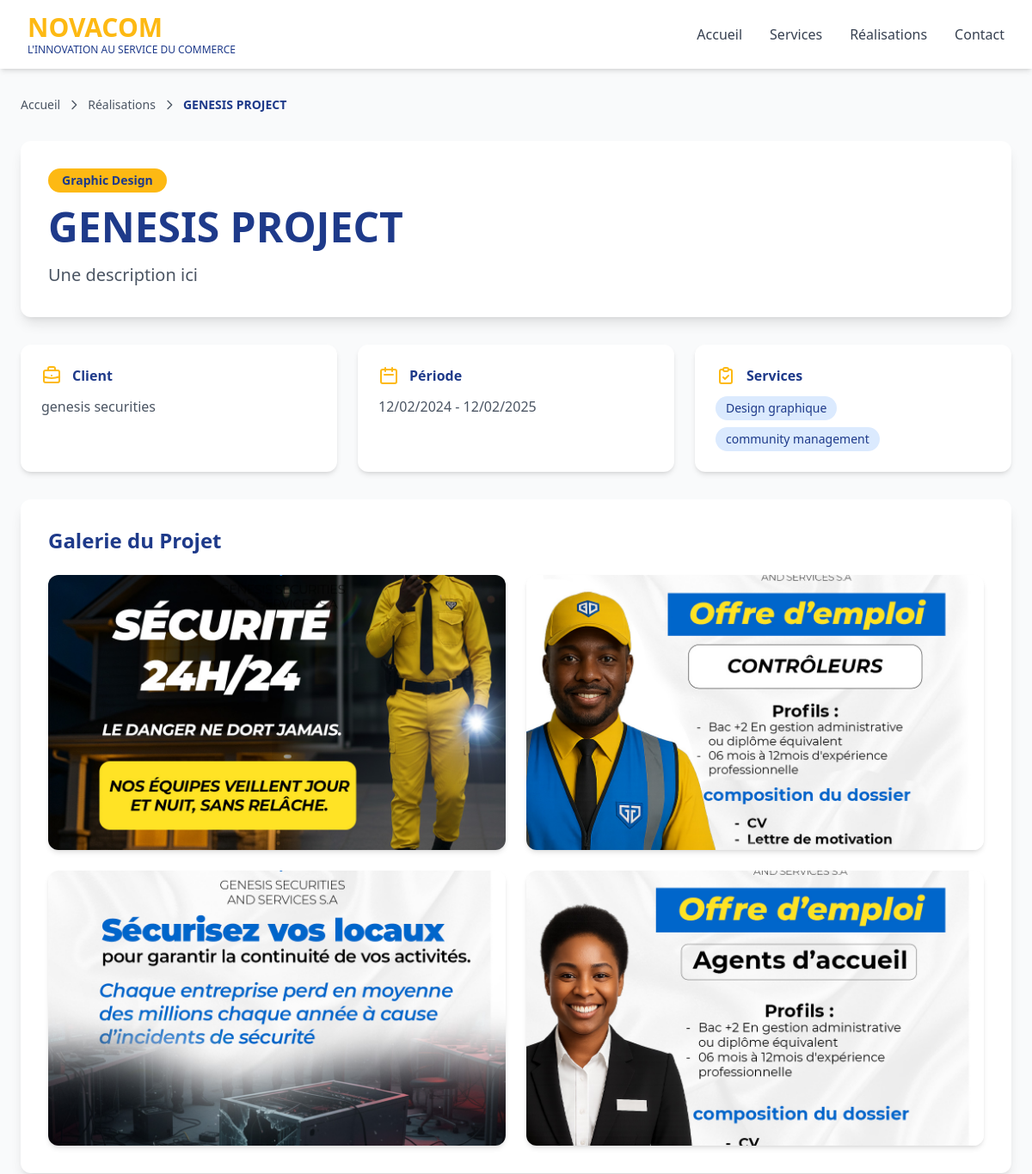
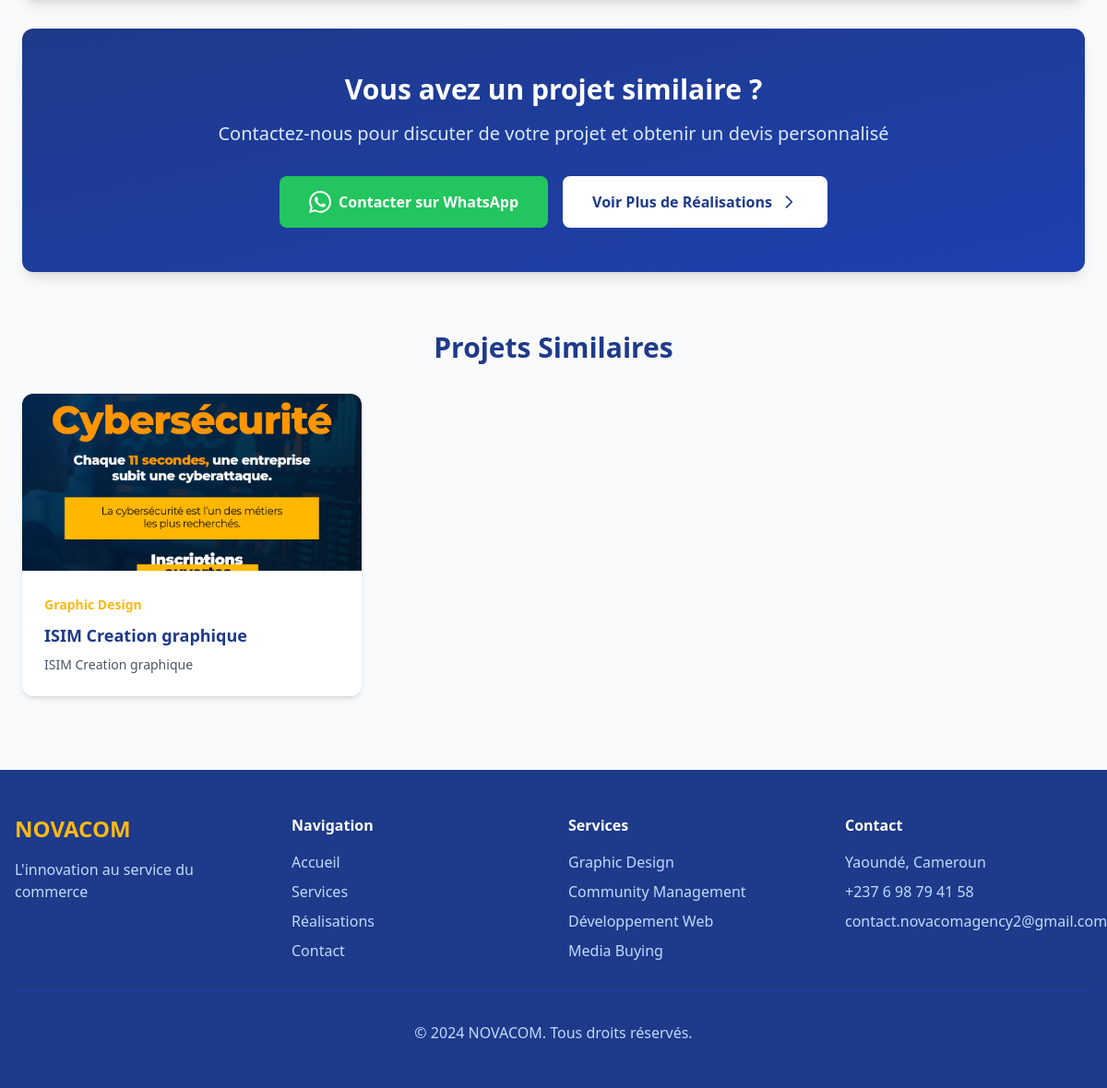
Page /realisation/3/ on the committed database (2 pictures, top to bottom).
### main/models.py (models this page shows, shortened)
class Realisation(models.Model):
    TYPE_CHOICES = [
        ('simple', 'Simple'),
        ('projet', 'Projet'),
    ]
    CATEGORY_CHOICES = [
        ('graphic_design', 'Graphic Design'),
        ('community', 'Community Management'),
        ('web_dev', 'Développement Web'),
        ('media_buying', 'Media Buying'),
        ('global', 'Projet Global'),
    ]
    type = models.CharField(max_length=10, choices=TYPE_CHOICES)
    categorie = models.CharField(max_length=20, choices=CATEGORY_CHOICES)
    titre = models.CharField(max_length=200)
    description = models.TextField()
    image = models.ImageField(upload_to='realisations/', blank=True, null=True)
    client = models.CharField(max_length=200, blank=True, null=True)
    date_debut = models.CharField(max_length=100, blank=True, null=True)
    date_fin = models.CharField(max_length=100, blank=True, null=True)
    services = models.TextField(blank=True, null=True)  # Stocké comme CSV
    afficher_accueil = models.BooleanField(default=False)
    ordre = models.IntegerField(default=0)
    date_creation = models.DateTimeField(auto_now_add=True)
    class Meta:
        ordering = ['ordre', '-date_creation']
        verbose_name = 'Réalisation'
        verbose_name_plural = 'Réalisations'
    def get_category_display_custom(self):
        categories = dict(self.CATEGORY_CHOICES)
        return categories.get(self.categorie, self.categorie)
    def get_first_image(self):
        if self.image:
            return self.image
        first_project_image = self.images.first()
        if first_project_image:
            return first_project_image.image
        return None

class ImageRealisation(models.Model):
    realisation = models.ForeignKey(
        Realisation,
        on_delete=models.CASCADE,
        related_name='images'
    )
    image = models.ImageField(upload_to='realisations/')
    legende = models.CharField(max_length=200, blank=True)
    ordre = models.IntegerField(default=0)
    date_ajout = models.DateTimeField(auto_now_add=True)
    class Meta:
        ordering = ['ordre', 'date_ajout']
        verbose_name = 'Image de Réalisation'
        verbose_name_plural = 'Images de Réalisations'

### main/views.py (the view)
# urls.py: path('realisation/<int:pk>/', views.realisation_detail, name='realisation_detail'),
def realisation_detail(request, pk):
    realisation = get_object_or_404(Realisation, pk=pk)
    realisations_similaires = Realisation.objects.filter(
        categorie=realisation.categorie
    ).exclude(pk=pk)[:3]
    context = {
        'realisation': realisation,
        'realisations_similaires': realisations_similaires,
    }
    return render(request, 'main/realisation_detail.html', context)

### main/templatetags/custom_filters.py (called while the page is built)
@register.filter
def split(value, arg):
    if value:
        return value.split(arg)
    return []

@register.filter
def trim(value):
    if value:
        return value.strip()
    return value

### main/templates/main/realisation_detail.html (shortened to what this page needs)
{% extends 'main/base.html' %}
{% load custom_filters %}
{% block content %}
<div class="pt-28 pb-20 px-4 bg-gray-50">
    <div class="max-w-6xl mx-auto">
        <div class="mb-8">
            <nav class="flex items-center text-sm text-gray-600">
                <a href="{% url 'main:index' %}" class="hover:text-novacom-yellow transition">Accueil</a>
                <svg class="w-4 h-4 mx-2" fill="none" stroke="currentColor" viewBox="0 0 24 24">
                    <path stroke-linecap="round" stroke-linejoin="round" stroke-width="2" d="M9 5l7 7-7 7"></path>
                </svg>
                <a href="{% url 'main:realisations' %}" class="hover:text-novacom-yellow transition">Réalisations</a>
                <svg class="w-4 h-4 mx-2" fill="none" stroke="currentColor" viewBox="0 0 24 24">
                    <path stroke-linecap="round" stroke-linejoin="round" stroke-width="2" d="M9 5l7 7-7 7"></path>
                </svg>
                <span class="text-novacom-blue font-semibold">{{ realisation.titre }}</span>
            </nav>
        </div>
        <div class="bg-white rounded-xl shadow-lg p-8 mb-8">
            <span class="inline-block bg-novacom-yellow text-novacom-blue px-4 py-1 rounded-full text-sm font-semibold mb-4">
                {{ realisation.get_category_display_custom }}
            </span>
            <h1 class="text-4xl md:text-5xl font-bold text-novacom-blue mb-4">{{ realisation.titre }}</h1>
            <p class="text-xl text-gray-600 leading-relaxed">{{ realisation.description }}</p>
        </div>
        {% if realisation.type == 'projet' %}
        <div class="grid md:grid-cols-3 gap-6 mb-8">
            {% if realisation.client %}
            <div class="bg-white rounded-xl shadow-md p-6">
                <div class="flex items-center mb-3">
                    <h3 class="font-bold text-novacom-blue">Client</h3>
                </div>
                <p class="text-gray-600">{{ realisation.client }}</p>
            </div>
            {% endif %}
            {% if realisation.date_debut %}
            <div class="bg-white rounded-xl shadow-md p-6">
                <div class="flex items-center mb-3">
                    <svg class="w-6 h-6 text-novacom-yellow mr-3" fill="none" stroke="currentColor" viewBox="0 0 24 24">
                        <path stroke-linecap="round" stroke-linejoin="round" stroke-width="2" d="M8 7V3m8 4V3m-9 8h10M5 21h14a2 2 0 002-2V7a2 2 0 00-2-2H5a2 2 0 00-2 2v12a2 2 0 002 2z"></path>
                    </svg>
                    <h3 class="font-bold text-novacom-blue">Période</h3>
                </div>
                <p class="text-gray-600">{{ realisation.date_debut }} - {{ realisation.date_fin }}</p>
            </div>
            {% endif %}
            {% if realisation.services %}
            <div class="bg-white rounded-xl shadow-md p-6">
                <div class="flex items-center mb-3">
                    <h3 class="font-bold text-novacom-blue">Services</h3>
                </div>
                <div class="flex flex-wrap gap-2">
                    {% for service in realisation.services|split:',' %}
                    <span class="bg-blue-100 text-novacom-blue px-3 py-1 rounded-full text-sm">
                        {{ service|trim }}
                    </span>
                    {% endfor %}
                </div>
            </div>
            {% endif %}
        </div>
        {% endif %}
        <div class="bg-white rounded-xl shadow-lg p-8 mb-8">
            <h2 class="text-2xl font-bold text-novacom-blue mb-6">Galerie du Projet</h2>
            {% if realisation.type == 'simple' %}
                {% if realisation.image %}
                <div class="rounded-xl overflow-hidden shadow-md cursor-pointer" onclick="openImageModal('{{ realisation.image.url }}')">
                    <img src="{{ realisation.image.url }}" alt="{{ realisation.titre }}" class="w-full h-auto hover:scale-105 transition duration-300">
                </div>
                {% else %}
                <div class="rounded-xl overflow-hidden bg-gradient-to-br from-novacom-blue to-blue-800 flex items-center justify-center" style="height: 400px;">
                    <span class="text-white text-9xl">🎨</span>
                </div>
                {% endif %}
            {% elif realisation.type == 'projet' %}
                {% if realisation.images.all %}
                <div class="grid md:grid-cols-2 gap-6">
                    {% for img in realisation.images.all %}
                        {% if forloop.last and forloop.counter|divisibleby:2 == 0 %}
                            <div class="md:col-span-2 rounded-xl overflow-hidden shadow-md hover:shadow-xl transition cursor-pointer" onclick="openImageModal('{{ img.image.url }}')">
                                <img src="{{ img.image.url }}" alt="{{ img.legende|default:realisation.titre }}" class="w-full h-96 object-cover hover:scale-105 transition duration-300">
                                {% if img.legende %}
                                <div class="p-4 bg-gray-50">
                                    <p class="text-gray-700 text-sm">{{ img.legende }}</p>
                                </div>
                                {% endif %}
                            </div>
                        {% else %}
                            <div class="rounded-xl overflow-hidden shadow-md hover:shadow-xl transition cursor-pointer" onclick="openImageModal('{{ img.image.url }}')">
                                <img src="{{ img.image.url }}" alt="{{ img.legende|default:realisation.titre }}" class="w-full h-80 object-cover hover:scale-105 transition duration-300">
                            </div>
                        {% endif %}
                    {% endfor %}
                </div>
                {% else %}
                    <div class="rounded-xl overflow-hidden bg-gradient-to-br from-novacom-blue to-blue-800 flex items-center justify-center" style="height: 400px;">
                        <span class="text-white text-9xl">🎨</span>
                    </div>
                {% endif %}
            {% endif %}
        </div>
        <div class="bg-gradient-to-br from-novacom-blue to-blue-800 rounded-xl shadow-lg p-8 md:p-12 text-center text-white">
            <h2 class="text-3xl font-bold mb-4">Vous avez un projet similaire ?</h2>
            <p class="text-xl mb-8 text-blue-100">Contactez-nous pour discuter de votre projet et obtenir un devis personnalisé</p>
            <div class="flex flex-col sm:flex-row gap-4 justify-center">
                <button
                    onclick="window.open('https://wa.me/237600000000?text=Bonjour%20NOVACOM%2C%20je%20suis%20intéressé%20par%20un%20projet%20similaire%20à%20{{ realisation.titre|urlencode }}', '_blank')"
                    class="inline-flex items-center justify-center bg-green-500 text-white px-8 py-4 rounded-lg font-semibold hover:bg-green-600 transition"
                >
                    Contacter sur WhatsApp
                </button>
                <a href="{% url 'main:realisations' %}" class="inline-flex items-center justify-center bg-white text-novacom-blue px-8 py-4 rounded-lg font-semibold hover:bg-gray-100 transition">
                    Voir Plus de Réalisations
                    <svg class="w-5 h-5 ml-2" fill="none" stroke="currentColor" viewBox="0 0 24 24">
                        <path stroke-linecap="round" stroke-linejoin="round" stroke-width="2" d="M9 5l7 7-7 7"></path>
                    </svg>
                </a>
            </div>
        </div>
        {% if realisations_similaires %}
        <div class="mt-16">
            <h2 class="text-3xl font-bold text-novacom-blue mb-8 text-center">Projets Similaires</h2>
            <div class="grid md:grid-cols-3 gap-6">
                {% for real in realisations_similaires %}
                <a href="{% url 'main:realisation_detail' real.id %}" class="bg-white rounded-xl overflow-hidden shadow-md hover:shadow-xl transition group">
                    <div class="h-48 overflow-hidden">
                        {% if real.get_first_image %}
                            <img src="{{ real.get_first_image.url }}" alt="{{ real.titre }}" class="w-full h-full object-cover group-hover:scale-110 transition duration-300">
                        {% else %}
                            <div class="w-full h-full bg-gradient-to-br from-novacom-blue to-blue-800 flex items-center justify-center">
                                <span class="text-white text-5xl">🎨</span>
                            </div>
                        {% endif %}
                    </div>
                    <div class="p-6">
                        <span class="text-sm text-novacom-yellow font-semibold">{{ real.get_category_display_custom }}</span>
                        <h3 class="text-lg font-bold text-novacom-blue mt-2 mb-2 group-hover:text-novacom-yellow transition">{{ real.titre }}</h3>
                        <p class="text-gray-600 text-sm">{{ real.description|truncatewords:15 }}</p>
                    </div>
                </a>
                {% endfor %}
            </div>
        </div>
        {% endif %}
    </div>
</div>
{% endblock %}

### main/templates/main/base.html (shortened to what this page needs)
<!DOCTYPE html>
<html lang="fr">
<head>
    <script src="https://cdn.tailwindcss.com"></script>
</head>
<body class="bg-white">
    <nav class="bg-white shadow-md fixed w-full top-0 z-50">
        <div class="max-w-7xl mx-auto px-4 sm:px-6 lg:px-8">
            <div class="flex justify-between items-center h-20">
                <a href="{% url 'main:index' %}" class="flex items-center">
                    <div class="flex flex-col">
                        <span class="text-3xl font-bold text-novacom-yellow">NOVACOM</span>
                        <span class="text-xs text-novacom-blue font-medium">L'INNOVATION AU SERVICE DU COMMERCE</span>
                    </div>
                </a>
                <div class="hidden md:flex space-x-8">
                    <a href="{% url 'main:index' %}" class="text-gray-700 hover:text-novacom-yellow transition font-medium">Accueil</a>
                    <a href="{% url 'main:index' %}#services" class="text-gray-700 hover:text-novacom-yellow transition font-medium">Services</a>
                    <a href="{% url 'main:realisations' %}" class="text-gray-700 hover:text-novacom-yellow transition font-medium">Réalisations</a>
                    <a href="{% url 'main:index' %}#contact" class="text-gray-700 hover:text-novacom-yellow transition font-medium">Contact</a>
                </div>
            </div>
        </div>
    </nav>
    <main>
        {% block content %}{% endblock %}
    </main>
    <footer class="bg-novacom-blue text-white py-12 px-4">
        <div class="max-w-7xl mx-auto">
            <div class="grid md:grid-cols-4 gap-8 mb-8">
                <div>
                    <h3 class="text-2xl font-bold text-novacom-yellow mb-4">NOVACOM</h3>
                    <p class="text-blue-200">L'innovation au service du commerce</p>
                </div>
                <div>
                    <h4 class="font-semibold mb-4">Navigation</h4>
                    <div class="space-y-2">
                        <a href="{% url 'main:index' %}" class="block text-blue-200 hover:text-novacom-yellow transition">Accueil</a>
                        <a href="{% url 'main:index' %}#services" class="block text-blue-200 hover:text-novacom-yellow transition">Services</a>
                        <a href="{% url 'main:realisations' %}" class="block text-blue-200 hover:text-novacom-yellow transition">Réalisations</a>
                        <a href="{% url 'main:index' %}#contact" class="block text-blue-200 hover:text-novacom-yellow transition">Contact</a>
                    </div>
                </div>
                <div>
                    <h4 class="font-semibold mb-4">Services</h4>
                    <div class="space-y-2 text-blue-200">
                        <div>Graphic Design</div>
                        <div>Community Management</div>
                        <div>Développement Web</div>
                        <div>Media Buying</div>
                    </div>
                </div>
                <div>
                    <h4 class="font-semibold mb-4">Contact</h4>
                    <div class="space-y-2 text-blue-200">
                        <div>Yaoundé, Cameroun</div>
                        <div>+237 6 98 79 41 58</div>
                        <div>contact.novacomagency2@gmail.com</div>
                    </div>
                </div>
            </div>
            <div class="border-t border-blue-800 pt-8 text-center text-blue-200">
                <p>&copy; 2024 NOVACOM. Tous droits réservés.</p>
            </div>
        </div>
    </footer>
</body>
</html>

### main/templates/main/base.html (style rules this page uses)
html { scroll-behavior: smooth; }

### rows in the picture
Realisation: titre "GENESIS PROJECT", get_category_display_custom "Graphic Design", description "Une description ici", client "genesis securities", date_debut "12/02/2024", date_fin "12/02/2025"
ImageRealisation: image (picture)
ImageRealisation: image (picture)
ImageRealisation: image (picture)
ImageRealisation: image (picture)
Realisation: get_first_image (picture), get_category_display_custom "Graphic Design", titre "ISIM Creation graphique", description "ISIM Creation graphique"

### other values in the picture
{{ service|trim }} "Design graphique" "community management"
